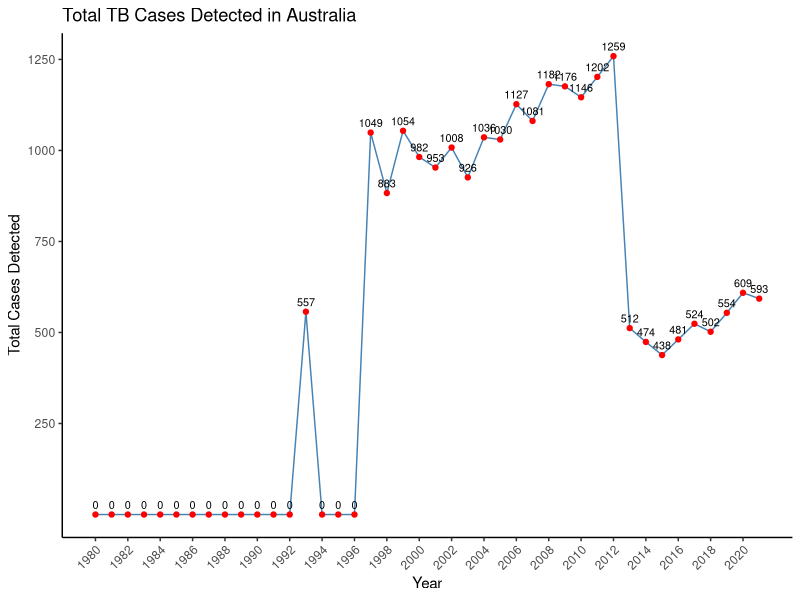
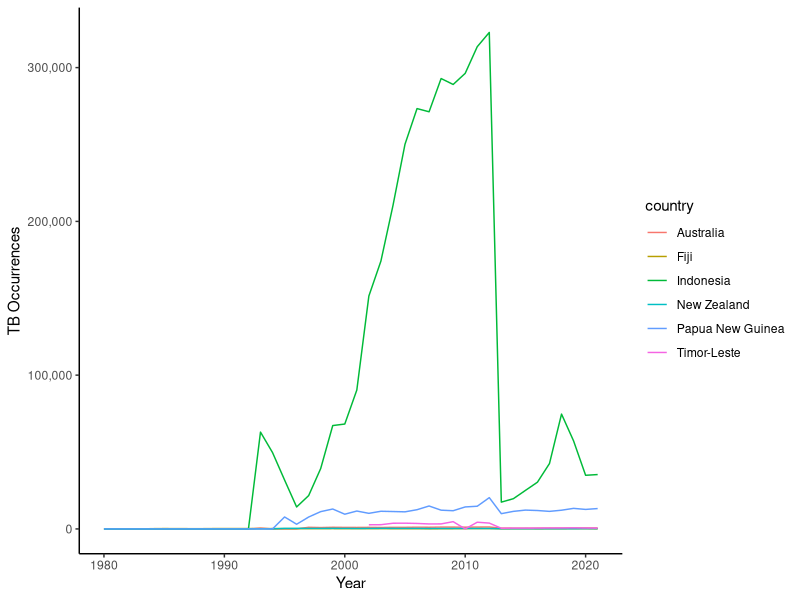
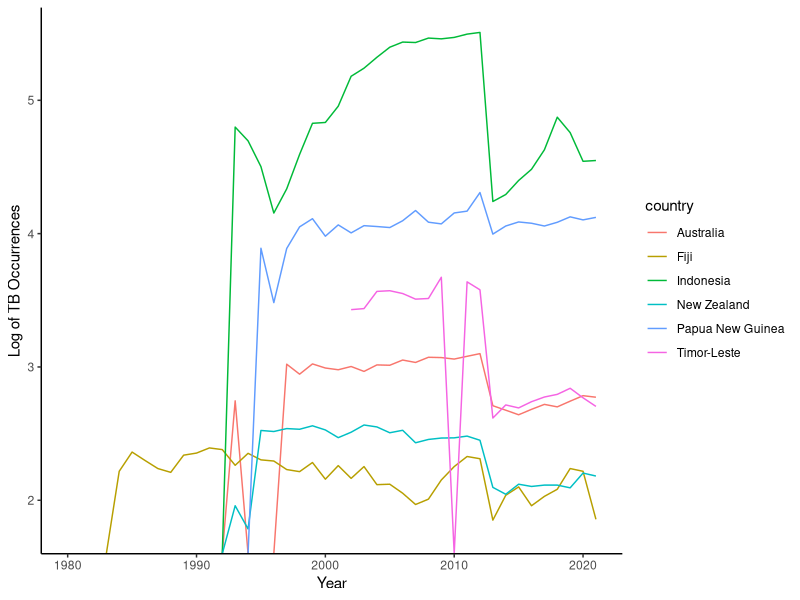

These charts were generated, in order, by the following R code:
## ---- chunk 1
library(tidyverse)
tb <- read.csv("data/TB_notifications_2023-08-21.csv")
tb_dictionary <- read.csv("data/TB_data_dictionary_2023-08-21.csv")
## ---- chunk 2
glimpse(unique(tb$country))
## ---- chunk 3
tb_date_sort <- tb |>
  arrange(year)

min(tb_date_sort$year)
max(tb_date_sort$year)
## ---- chunk 4
  tb_total <- tb %>%
    select(1:11) %>%
    mutate(total_detected = rowSums(select(., new_sp, new_sn, new_su, new_ep, new_oth), na.rm = TRUE))

tb_total_aus <- tb_total |>
  filter(country %in% 'Australia')
## ---- chunk 5
ggplot(tb_total_aus, aes(
  x = year,
  y = total_detected,
  label = total_detected
)) +
  geom_line(color = "steelblue") +
  geom_point(size = 1.5, color = "red") +
  geom_text(vjust = -0.7,
            hjust = 0.5,
            size = 2.75) +
  labs(x = "Year",
       y = "Total Cases Detected") +
  ggtitle("Total TB Cases Detected in Australia") +
  scale_x_continuous(breaks = seq(min(tb_total_aus$year), max(tb_total_aus$year), by = 2)) +
  scale_y_continuous(breaks = c(250, 500, 750, 1000, 1250, 1500)) +
  theme_classic() +
  theme(axis.text.x = element_text(angle = 45, hjust = 1))
## ---- chunk 6
tb_aus_neighb <- tb_total |>
  filter(country %in% c('Australia', 'Fiji', 'Indonesia', 'New Zealand', 'Papua New Guinea', 'Timor-Leste')) |>
  select(country, year, total_detected)
## ---- chunk 7
ggplot(tb_aus_neighb, aes(
  x = year,
  y = total_detected,
  color = country
)) +
  geom_line() +
  labs(x = "Year",
       y = "TB Occurrences") +
  scale_y_continuous(labels = scales::comma) +
  theme_classic()
## ---- chunk 8
ggplot(tb_aus_neighb, aes(
  x = year,
  y = log10(total_detected),
  color = country
)) +
  geom_line() +
  labs(x = "Year",
       y = "Log of TB Occurrences") +
  scale_y_continuous(labels = scales::comma) +
  theme_classic()
